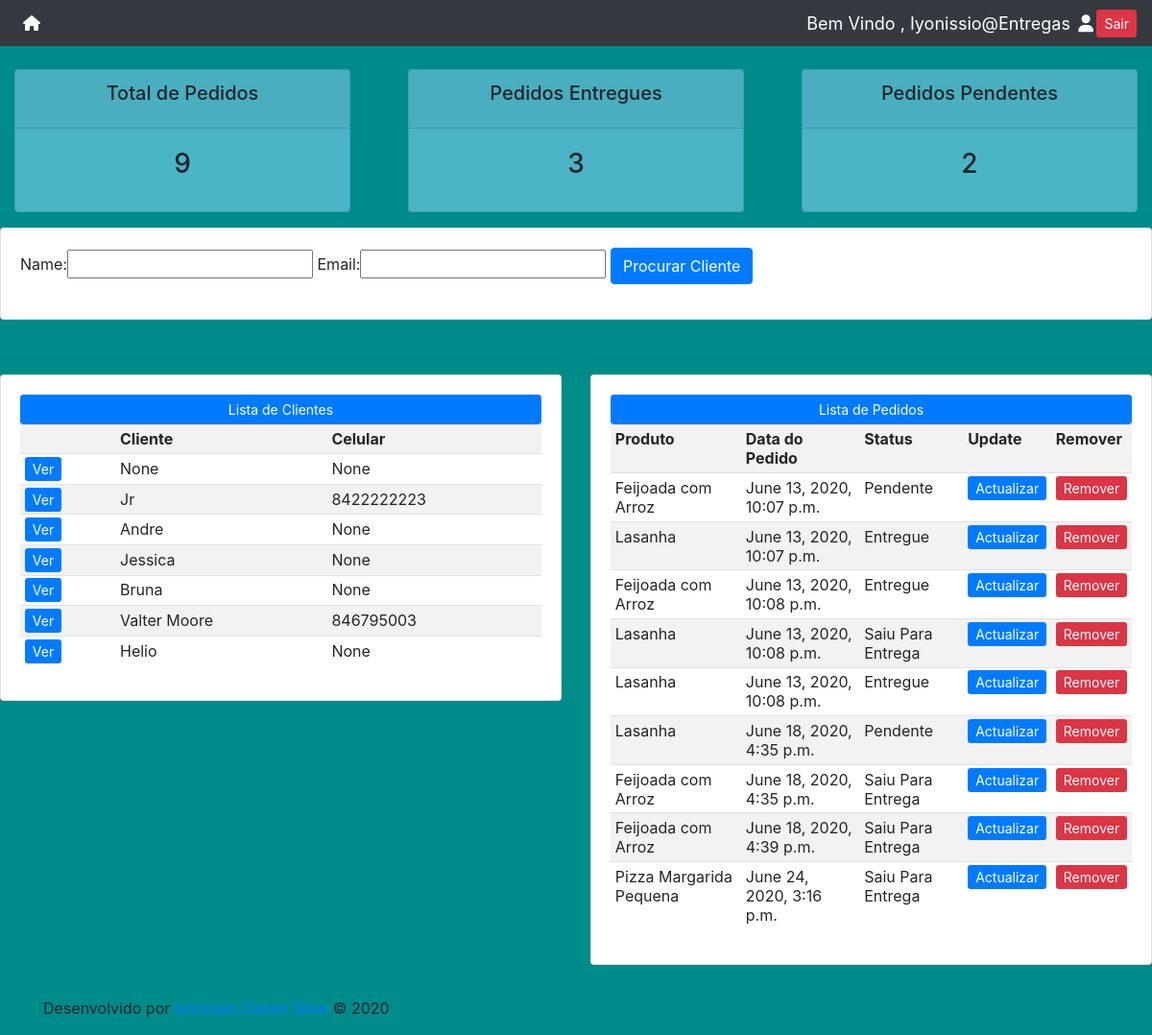
The app's page / (signed in) with its own data.
### entregar/models.py (models this page shows, shortened)
class Customer(models.Model):
    user = models.OneToOneField(User, null=True,blank= True, on_delete=models.CASCADE)
    name = models.CharField(max_length=200, null=True)
    phone = models.CharField(max_length=200, null=True)
    email = models.CharField(max_length=200, null=True)
    profile_pic = models.ImageField(default="HambC.png",null=True,blank=True)
    date_created = models.DateTimeField(auto_now_add=True)

class Order(models.Model):
    STATUS = (
        ('Pendente', 'Pendente'),
        ('Saiu Para Entrega', 'Saiu Para Entrega'),
        ('Entregue', 'Entregue')
    )
    customer = models.ForeignKey(Customer, null=True, on_delete= models.SET_NULL)
    product = models.ForeignKey(Product, null=True, on_delete= models.SET_NULL)
    date_created = models.DateTimeField(auto_now_add=True)
    status = models.CharField(max_length=200, null=True, choices=STATUS)
    note = models.CharField(max_length=1000, null=True)

class Product(models.Model):
    CATEGORY = (
        ('Levar', 'Levar'),
        ('Comer Aqui ', 'Comer Aqui')
    )
    name = models.CharField(max_length=200, null=True)
    price = models.FloatField( null=True)
    category = models.CharField(max_length=200, null=True, choices=CATEGORY)
    description = models.CharField(max_length=200, null=True, blank= True)
    date_created = models.DateTimeField(auto_now_add=True)
    tags = models.ManyToManyField(Tag)
    def __str__(self):
        return self.name

### entregar/decorators.py (the view)
    def wrapper_function(request, *args, **kwargs):
        group = None
        if request.user.groups.exists():
            group = request.user.groups.all()[0].name
        if group == 'customer':
            return redirect('user-page')
        if group == 'admin':
            return view_func(request, *args, **kwargs)

### entregar/views.py (called while the page is built)
@login_required(login_url='login')
@admin_only
def home(request):
    orders = Order.objects.all()
    customers = Customer.objects.all()
    total_customers = customers.count()
    total_orders = orders.count()
    delivered = orders.filter(status = 'Entregue').count()
    pending = orders.filter(status = 'Pendente').count()
    myFilter = CustomerFilter(request.GET, queryset=customers)
    customers = myFilter.qs
    context = {'orders':orders, 'customers':customers,'total_orders':total_orders,'delivered':delivered,'pending':pending ,'myFilter': myFilter}
    return render(request,'entregar/dashboard.html', context)

### entregar/templates/entregar/dashboard.html
{% extends 'entregar/main.html' %}
{% load static %}
{% block content %}
{% include 'entregar/status.html'%}
 <div class="row"   >
    <div class="col" >
        <div class="card card-body ">
            <form method="get">
                {{myFilter.form}}
                 <button type="submit" class="btn btn-primary">Procurar Cliente</button>
            </form>
        </div>
    </div>
</div>
<br>
<div class="row">
    <div class="col-md-6">
        <hr>
        <div class="card card-body ">
            <a class="btn btn-primary btn-sm btn-block" href="#">Lista de Clientes</a>
            <table class="table table-sm table-striped">
                <tr>
                    <th></th>
                    <th>Cliente</th>
                    <th>Celular</th>
                </tr>
                {% for customer in customers %}
                    <tr>
                        <td><a class="btm btn-sm btn-Primary" href="{% url 'customer' customer.id %}">Ver</a></td>
                        <td>{{ customer.name }}</td>
                        <td>{{ customer.phone }}</td>
                    </tr>
                {% endfor %}
            </table>
        </div>
    </div>
    <div class="col-md-6">
        <hr>
        <div class="card card-body">
            <a class="btn btn-primary btn-sm btn-block"  href="#" >Lista de Pedidos</a>
            <table class="table table-sm table-striped">
                <tr>
                    <th>Produto</th>
                    <th>Data do Pedido</th>
                    <th>Status</th>
                    <th>Update</th>
                    <th>Remover</th>
                </tr>
                {% for order in orders %}
                    <tr>
                        <td>{{ order.product }}</td>
                        <td>{{ order.date_created }}</td>
                        <td>{{ order.status }}</td>
                        <td><a class="btm btn-sm btn-Primary" href="{% url 'update_order' order.id %}">Actualizar</a></td>
                        <td><a class="btm btn-sm btn-danger" href="{% url 'delete_order' order.id %}">Remover</a></td>
                    </tr>
                {% endfor %}
            </table>
        </div>
    </div>
</div>
{% endblock content %}

### entregar/templates/entregar/navbar.html (shortened to what this page needs)
{% load static %}
<nav class="navbar navbar-expand-lg navbar-dark bg-dark">
  <div class="collapse navbar-collapse" id="navbarNav">
    <ul class="navbar-nav">
      {% if request.user.is_staff %}
      <li class="nav-item active">
        <a class="nav-link" href="{% url 'home' %}"><i class="fa fa-home"></i></a>
      </li>
      {% endif %}
    </ul>
  </div>
  <span class="hello-msg">Bem Vindo ,  {{request.user}} <a><i class="fa fa-fw fa-user"></i></a> </span>
<a class="btm btn-sm btn-danger" href="{% url 'logout' %}"> Sair </a>
</nav>

### static/css/main.css (style rules this page uses)
body { background-color:#008B8B; }

### entregar/templates/entregar/navbar.html (style rules this page uses)
.hello-msg { font-size: 18px; color: #fff; margin-rigth: 20px; }

### records on screen
Customer: name "None", phone "None"
Customer: name "Jr", phone "8422222223"
Customer: name "Andre", phone "None"
Customer: name "Jessica", phone "None"
Customer: name "Bruna", phone "None"
Customer: name "Valter Moore", phone "846795003"
Customer: name "Helio", phone "None"
Order: product "Feijoada com Arroz", date_created "June 13, 2020, 10:07 p.m.", status "Pendente"
Order: product "Lasanha", date_created "June 13, 2020, 10:07 p.m.", status "Entregue"
Order: product "Feijoada com Arroz", date_created "June 13, 2020, 10:08 p.m.", status "Entregue"
Order: product "Lasanha", date_created "June 13, 2020, 10:08 p.m.", status "Saiu Para Entrega"
Order: product "Lasanha", date_created "June 13, 2020, 10:08 p.m.", status "Entregue"
Order: product "Lasanha", date_created "June 18, 2020, 4:35 p.m.", status "Pendente"
Order: product "Feijoada com Arroz", date_created "June 18, 2020, 4:35 p.m.", status "Saiu Para Entrega"
Order: product "Feijoada com Arroz", date_created "June 18, 2020, 4:39 p.m.", status "Saiu Para Entrega"
Order: product "Pizza Margarida Pequena", date_created "June 24, 2020, 3:16 p.m.", status "Saiu Para Entrega"

### other values on screen
{{ request.user }} "Iyonissio@Entregas"
{{ total_orders }} "9"
{{ delivered }} "3"
{{ pending }} "2"
